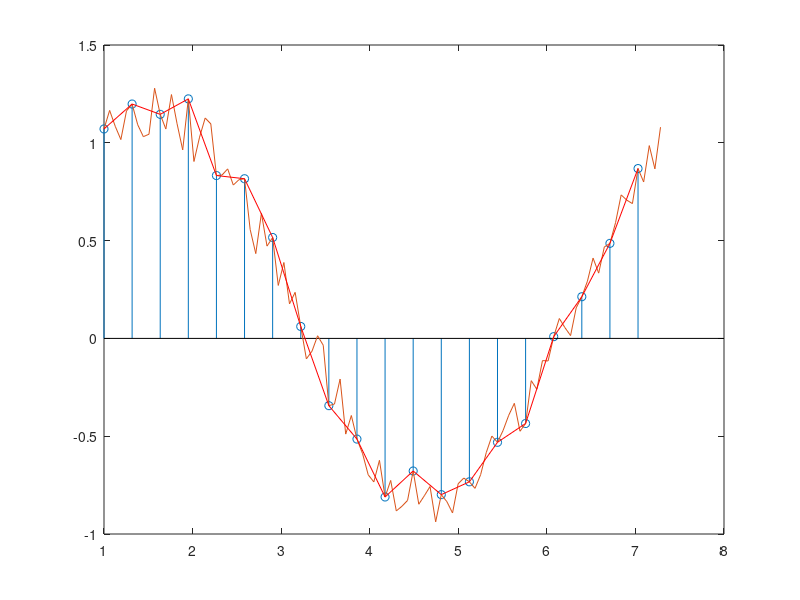

Write MATLAB code to recreate this figure.
clc
clear all

noiseKoeficient=0.3;
t=linspace(1,2*pi+1,100);
signal=sin(t)+noiseKoeficient*rand(size(t));

%extract every 50 element of signal (sampling)
sampledOutput = signal(1:5:end);
sampleT = t(1:5:end);
stem(sampleT,sampledOutput)
hold on

plot(t,signal);
hold on

plot(sampleT,sampledOutput,'r')

%stem(sampledOutput)